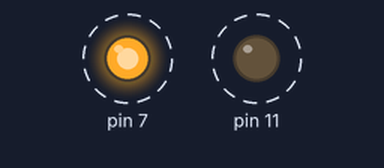
Bench run of a program on a simulated Raspberry Pi (header pin numbers). Shown: output pins drawn as LEDs (lit = HIGH). Dashed ring = blinking. At 3.0 s the program stops and its outputs stay as they are.

Above: at 0.2 s.
Timing chart, 0 to 3.0 s (numbered marks = the images above):
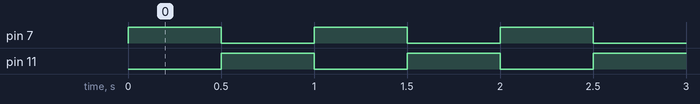

The program:

two_led_blink.py
```python
import RPi.GPIO as GPIO
import time

# set board layout for pin numbers
GPIO.setmode(GPIO.BOARD)

# set output pins
GPIO.setup(7, GPIO.OUT)
GPIO.setup(11, GPIO.OUT)

for x in range(0, 3):
    GPIO.output(7, True)
    GPIO.output(11, False)
    time.sleep(0.5)
    GPIO.output(7, False)
    GPIO.output(11, True)
    time.sleep(0.5)

GPIO.cleanup()
```

Measured:
- by itself, pin 7, pin 11: alternates HIGH for 0.50 s and LOW for 0.50 s, 6 changes in all, then stays LOW
